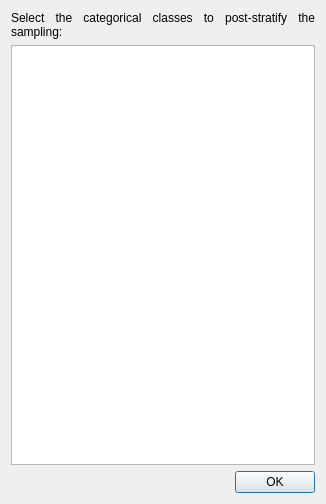
<?xml version="1.0" encoding="UTF-8"?>
<ui version="4.0">
 <class>Dialog</class>
 <widget class="QDialog" name="Dialog">
  <property name="geometry">
   <rect>
    <x>0</x>
    <y>0</y>
    <width>326</width>
    <height>504</height>
   </rect>
  </property>
  <property name="windowTitle">
   <string>Select categorical classes</string>
  </property>
  <layout class="QVBoxLayout" name="verticalLayout">
   <item>
    <widget class="QLabel" name="label">
     <property name="text">
      <string>Select the categorical classes to post-stratify the sampling:</string>
     </property>
     <property name="alignment">
      <set>Qt::AlignJustify|Qt::AlignVCenter</set>
     </property>
     <property name="wordWrap">
      <bool>true</bool>
     </property>
    </widget>
   </item>
   <item>
    <widget class="QTableWidget" name="tableOfClasses"/>
   </item>
   <item>
    <widget class="QDialogButtonBox" name="buttonBox">
     <property name="standardButtons">
      <set>QDialogButtonBox::Ok</set>
     </property>
    </widget>
   </item>
  </layout>
 </widget>
 <resources/>
 <connections>
  <connection>
   <sender>buttonBox</sender>
   <signal>accepted()</signal>
   <receiver>Dialog</receiver>
   <slot>accept()</slot>
   <hints>
    <hint type="sourcelabel">
     <x>209</x>
     <y>475</y>
    </hint>
    <hint type="destinationlabel">
     <x>2</x>
     <y>12</y>
    </hint>
   </hints>
  </connection>
  <connection>
   <sender>buttonBox</sender>
   <signal>rejected()</signal>
   <receiver>Dialog</receiver>
   <slot>reject()</slot>
   <hints>
    <hint type="sourcelabel">
     <x>276</x>
     <y>471</y>
    </hint>
    <hint type="destinationlabel">
     <x>321</x>
     <y>417</y>
    </hint>
   </hints>
  </connection>
 </connections>
</ui>
